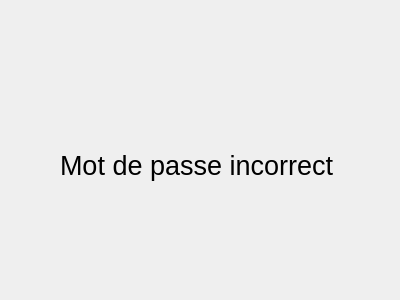
<?xml version="1.0" encoding="UTF-8"?>
<ui version="4.0">
 <class>Dialog</class>
 <widget class="QDialog" name="Dialog">
  <property name="geometry">
   <rect>
    <x>0</x>
    <y>0</y>
    <width>400</width>
    <height>300</height>
   </rect>
  </property>
  <property name="windowTitle">
   <string>Try harder</string>
  </property>
  <widget class="QLabel" name="label">
   <property name="geometry">
    <rect>
     <x>60</x>
     <y>100</y>
     <width>301</width>
     <height>131</height>
    </rect>
   </property>
   <property name="font">
    <font>
     <pointsize>20</pointsize>
    </font>
   </property>
   <property name="text">
    <string>Mot de passe incorrect</string>
   </property>
  </widget>
 </widget>
 <resources/>
 <connections/>
</ui>
